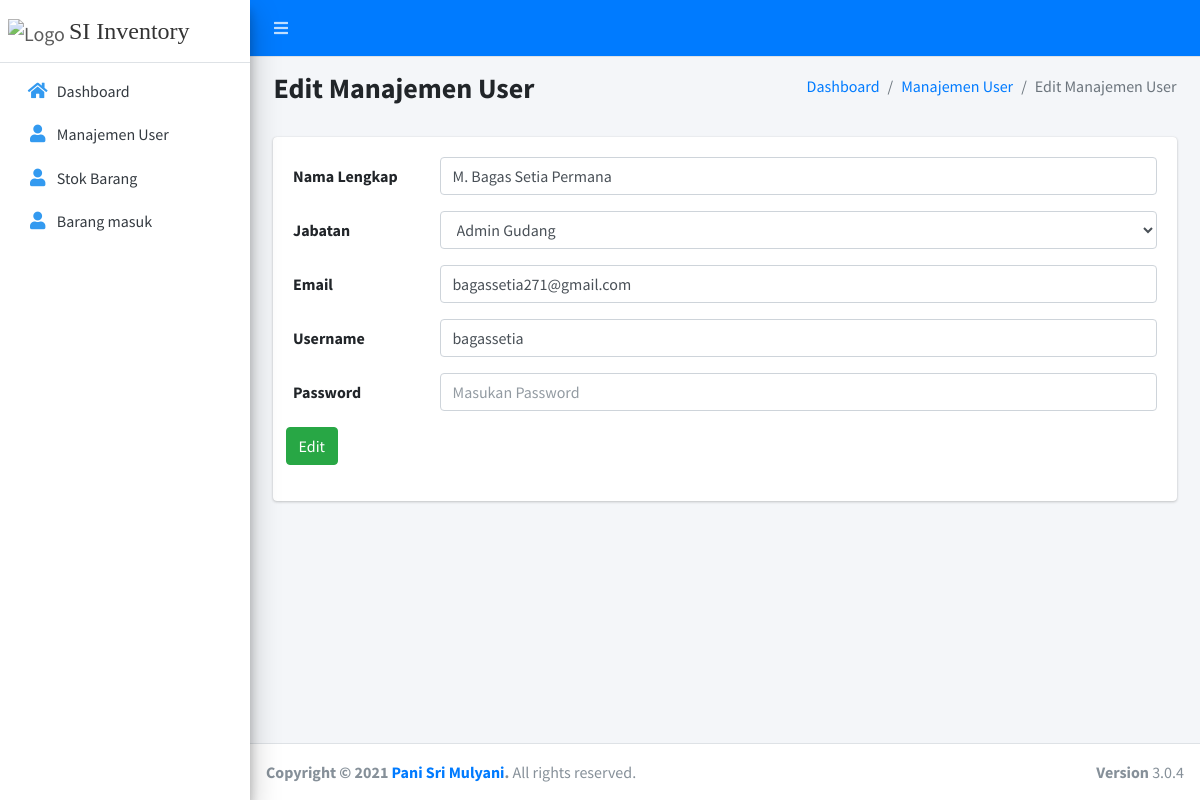
Screenshot of /admin_gudang/manajemen_user/3 (signed in) with the database file from the repository.
### tables this page shows
CREATE TABLE `user` (
  `id_user` int(11) NOT NULL,
  `username` varchar(191) NOT NULL,
  `password` varchar(191) NOT NULL,
  `role` enum('admin_gudang','manager') NOT NULL,
  `namaLengkap` varchar(191) NOT NULL,
  `email` varchar(191) NOT NULL,
  `created_date` date DEFAULT NULL,
  `modify_date` date DEFAULT NULL,
  `created_by` varchar(191) DEFAULT NULL,
  `modify_by` varchar(191) DEFAULT NULL
);

### application/controllers/adminGudang/User.php (called while the page is built, shortened)
<?php
class User extends CI_Controller {
  public function edit($id_user)
  {
    $data           = $this->UserModel->get($id_user);
    $data['konten'] = 'adminGudang/editUser';
		$this->load->view('adminGudang/template', $data);
  }
}

### index.php (called while the page is built, shortened)
<?php
require_once BASEPATH.'core/CodeIgniter.php';

### application/models/UserModel.php (called while the page is built, shortened)
<?php
class UserModel extends CI_Model {
  private $table  = 'user';
  public function get($id_user)
  {
    return $this->db->get_where($this->table, [
      'id_user' => $id_user
    ])->row_array();
  }
}

### application/views/adminGudang/editUser.php (the view, shortened to what this page needs)
<section class="content">
  <div class="content-header">
    <div class="container-fluid">
      <div class="row mb-2">
        <div class="col-sm-6">
          <h3><b><font face=""> Edit Manajemen User </font></b></h3>
        </div>
        <div class="col-sm-6">
          <ol class="breadcrumb float-sm-right">
            <li class="breadcrumb-item"><a href="<?= base_url(); ?>">Dashboard</a></li>
            <li class="breadcrumb-item"><a href="<?= base_url(); ?>admin_gudang/manajemen_user.html">Manajemen User</a></li>
            <li class="breadcrumb-item active">Edit Manajemen User</li>
          </ol>
        </div>
      </div>
    </div>
  </div>
  <div class="container-fluid">
    <div class="col-sm-12">
      <div class="card">
        <div class="card-body">
          <form action="<?= base_url('admin_gudang/manajemen_user/' . $id_user); ?>" method="post">
            <div class="form-group row">
              <label for="staticEmail" class="col-sm-2 col-form-label">Nama Lengkap</label>
              <div class="col-sm-10">
                <input type="text" required class="form-control" id="staticEmail" placeholder="Masukan Nama Lengkap" name="namaLengkap" value="<?= $namaLengkap; ?>">
              </div>
            </div>
            <div class="form-group row">
              <label for="staticEmail" class="col-sm-2 col-form-label">Jabatan</label>
              <div class="col-sm-10">
                <select name="role" id="role" class="form-control">
                  <option value="admin_gudang" <?= $role == 'admin_gudang' ? 'selected' : '' ; ?>>Admin Gudang</option>
                </select>
              </div>
            </div>
            <div class="form-group row">
              <label for="staticEmail" class="col-sm-2 col-form-label">Email</label>
              <div class="col-sm-10">
                <input type="email" required class="form-control" id="staticEmail" placeholder="Masukan Email" name="email" value="<?= $email; ?>">
              </div>
            </div>
            <div class="form-group row">
              <label for="staticEmail" class="col-sm-2 col-form-label">Username</label>
              <div class="col-sm-10">
                <input type="text" required class="form-control" id="staticEmail" placeholder="Masukan Username" name="username" value="<?= $username; ?>">
              </div>
            </div>
            <div class="form-group row">
              <label for="staticEmail" class="col-sm-2 col-form-label">Password</label>
              <div class="col-sm-10">
                <input type="password" class="form-control" id="staticEmail" placeholder="Masukan Password" name="password">
              </div>
            </div>
            <div class="form-group row">
              <button type="submit" class="btn btn-success">Edit</button>
            </div>
          </form>
        </div>
      </div>
    </div>
  </div>
</section>

### rows the page displays
user: namaLengkap "M. Bagas Setia Permana", role "Admin Gudang", email "bagassetia271@gmail.com", username "bagassetia"
